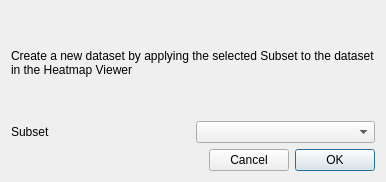
<?xml version="1.0" encoding="UTF-8"?>
<ui version="4.0">
 <class>Enrich</class>
 <widget class="QDialog" name="Enrich">
  <property name="geometry">
   <rect>
    <x>0</x>
    <y>0</y>
    <width>386</width>
    <height>182</height>
   </rect>
  </property>
  <property name="windowTitle">
   <string>Create Data from Subset</string>
  </property>
  <layout class="QGridLayout" name="gridLayout">
   <item row="2" column="0">
    <layout class="QHBoxLayout" name="horizontalLayout_6">
     <item>
      <spacer name="horizontalSpacer">
       <property name="orientation">
        <enum>Qt::Horizontal</enum>
       </property>
       <property name="sizeHint" stdset="0">
        <size>
         <width>40</width>
         <height>20</height>
        </size>
       </property>
      </spacer>
     </item>
     <item>
      <widget class="QPushButton" name="button_cancel">
       <property name="text">
        <string>Cancel</string>
       </property>
      </widget>
     </item>
     <item>
      <widget class="QPushButton" name="button_ok">
       <property name="text">
        <string>OK</string>
       </property>
       <property name="default">
        <bool>true</bool>
       </property>
      </widget>
     </item>
    </layout>
   </item>
   <item row="1" column="0">
    <layout class="QHBoxLayout" name="horizontalLayout_7">
     <item>
      <widget class="QLabel" name="label_8">
       <property name="text">
        <string>Subset</string>
       </property>
      </widget>
     </item>
     <item>
      <widget class="QComboBox" name="combosel_subset">
       <property name="sizeAdjustPolicy">
        <enum>QComboBox::AdjustToMinimumContentsLength</enum>
       </property>
      </widget>
     </item>
    </layout>
   </item>
   <item row="0" column="0">
    <widget class="QLabel" name="label">
     <property name="text">
      <string>Create a new dataset by applying the selected Subset to the dataset in the Heatmap Viewer</string>
     </property>
     <property name="wordWrap">
      <bool>true</bool>
     </property>
    </widget>
   </item>
  </layout>
 </widget>
 <resources/>
 <connections/>
</ui>
